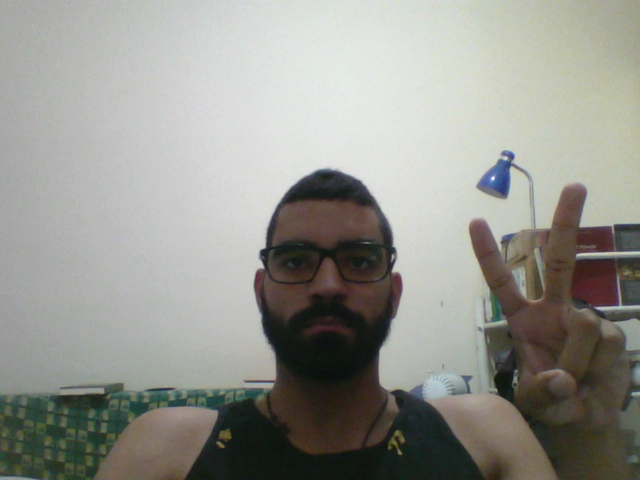
#> input picture chapter2/screenshot.png, 640 x 480 px
$ python face_detection_still.py
#> lines starting #> are read from the running program, lines starting #| are printed output that depends on the picture; after the words box and inside, x2 and y2 are one past the last pixel; in counts of white or black regions, pixels touching at a corner belong together
import cv2

filename = '../chapter2/screenshot.png'


def detect(filename):
#> called with filename = '../chapter2/screenshot.png'
    face_cascade = cv2.CascadeClassifier('../cascades/haarcascade_frontalface_default.xml')

    img = cv2.imread(filename)
#> img is the input picture: shape (480, 640, 3); mean B, G, R 142.8, 149.4, 149.2
    gray = cv2.cvtColor(img, cv2.COLOR_BGR2GRAY)
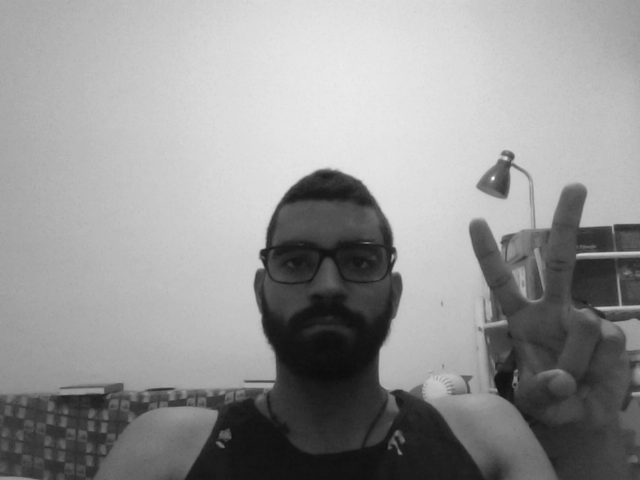
#> gray: shape (480, 640); min 11, max 251, mean 148.6
    faces = face_cascade.detectMultiScale(gray, 1.3, 5)
#> faces = [[252, 202, 151, 151]]
    for (x, y, w, h) in faces:
        img = cv2.rectangle(img, (x, y), (x + w, y + h), (255, 0, 0), 2)
#> this loop made 1 pass
#> pass 1, in detect, `img = cv2.rectangle(img, (x, y), (x + w, y + h), (255, 0, 0), 2)`:
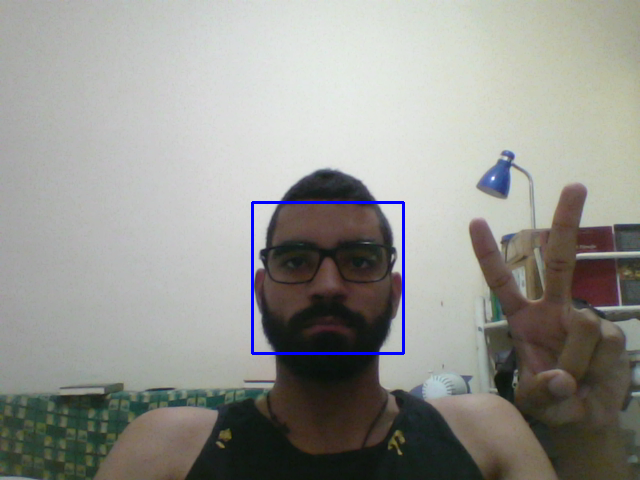
#> img: shape (480, 640, 3); 0.59% of pixels changed, all inside (x1, y1, x2, y2) = (251, 201, 405, 355)
    cv2.namedWindow('Vikings Detected!!')
    cv2.imshow('My face Detected!!', img)
    cv2.imwrite('MyFace.jpg', img)
    cv2.waitKey(0)


detect(filename)
